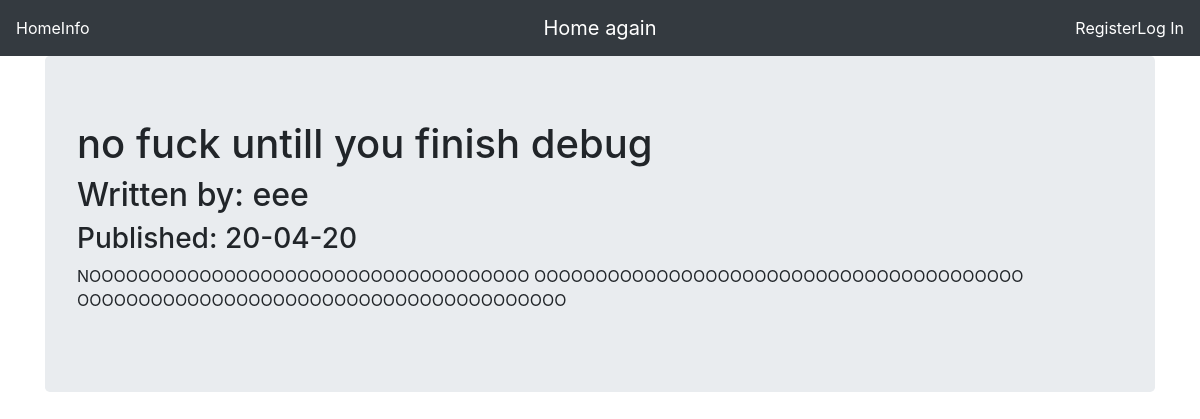
/2, run on the app's committed database.
### blog/models.py (models this page shows, shortened)
class Post(db.Model):
    users = db.relationship(User)
    id = db.Column(db.Integer, primary_key=True)
    user_id = db.Column(db.Integer, db.ForeignKey('users.id'), nullable=False)
    date = db.Column(db.DateTime, nullable=False, default=datetime.utcnow)
    title = db.Column(db.String(140), nullable=False)
    text = db.Column(db.Text, nullable=False)

class User(db.Model, UserMixin):
    __tablename__ = 'users'
    id = db.Column(db.Integer, primary_key=True)
    profile_image = db.Column(db.String(64), nullable=False, default='default2.png')
    email = db.Column(db.String(64), unique=True, index=True)
    username = db.Column(db.String(64), unique=True, index=True)
    password_hash = db.Column(db.String(128))
    posts = db.relationship('Post', backref='author', lazy=True)

### blog/blog_posts/veiws.py (the view)
@blog_posts.route('/<int:blog_post_id>')
def read_post(blog_post_id):
    blog_post = Post.query.get_or_404(blog_post_id)
    return render_template('blog_post.html', title=blog_post.title,
                           date=blog_post.date, post=blog_post)

### blog/templates/blog_post.html (shortened to what this page needs)
{% extends "base.html" %}
{% block content %}
<div class="jumbotron">
    <h1>{{post.title}}</h1>
    <h2>Written by: {{post.author.username}}</h2>
    <h3>Published: {{post.date.strftime('%d-%m-%y')}}</h3>
    <p>{{post.text}}</p>
</div>
{% endblock %}

### data on the page
Post: title "no fuck untill you finish debug", date "20-04-20", text "NOOOOOOOOOOOOOOOOOOOOOOOOOOOOOOOOOOOO OOOOOOOOOOOOOOOOOOOOOOOOOOOOOOOOOOOOOOOO OOOOOOOOOOOOOOOOOOOOOOOOOOOOOOOOOOOOOOOO"
User: author.username "eee"
